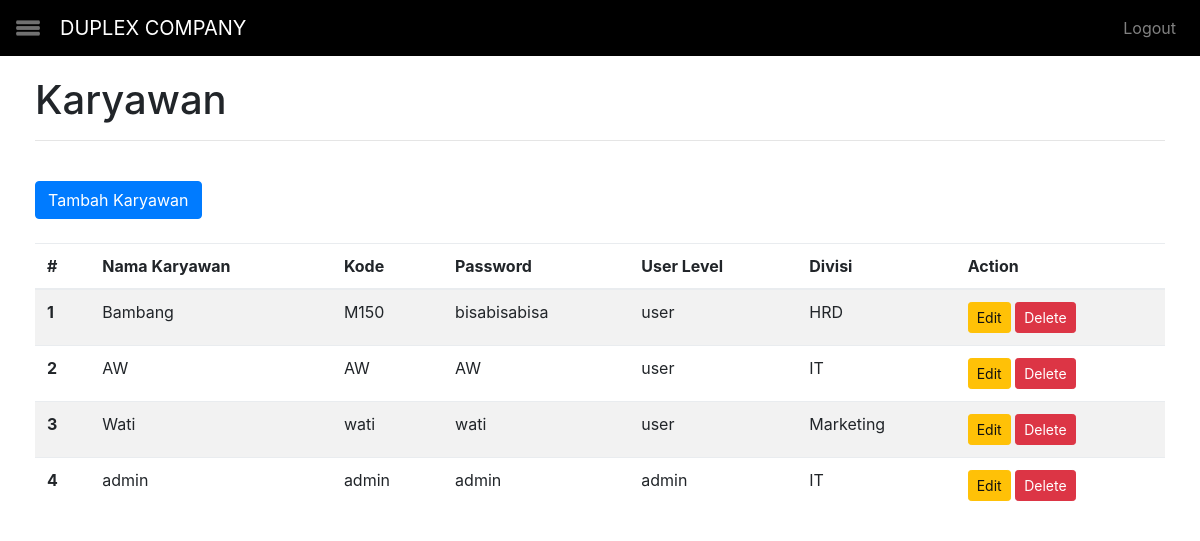
Page /karyawan.php on the committed database.
### tables this page shows
CREATE TABLE IF NOT EXISTS `karyawan` (
  `id_kry` int(11) NOT NULL,
  `nama_kry` varchar(100) NOT NULL,
  `kode` varchar(25) NOT NULL,
  `password` varchar(100) NOT NULL,
  `user_level` enum('admin','user') DEFAULT 'user',
  `id_div` int(11) NOT NULL
);

CREATE TABLE IF NOT EXISTS `divisi` (
  `id_div` int(11) NOT NULL,
  `nama_div` varchar(50) NOT NULL
);

### karyawan.php (the view, shortened to what this page needs)
<?php
    include("koneksi.php");
    $query = "SELECT karyawan.id_kry, karyawan.nama_kry, karyawan.kode, karyawan.password, karyawan.user_level, divisi.nama_div FROM karyawan INNER JOIN divisi ON karyawan.id_div=divisi.id_div";
    $hasil = mysqli_query($db, $query);
?>
<html lang="en">
<head>
    <link href="vendor/bootstrap/css/bootstrap.min.css" rel="stylesheet">
    <link href="css/simple-sidebar.css" rel="stylesheet">
    <link href="css/custom.css" rel="stylesheet">
</head>
<body>
    <div id="wrapper">
        <?php include('navbar.php'); ?>
        <div id="page-content-wrapper">
            <div class="container-fluid">
                <h1>Karyawan</h1>
                <hr><br>
                <a href="form_tambah_karyawan.php" class="btn btn-primary">Tambah Karyawan</a>
                <br><br>
                <table class="table table-striped">
                    <thead>
                        <tr>
                            <th scope="col">#</th>
                            <th scope="col">Nama Karyawan</th>
                            <th scope="col">Kode</th>
                            <th scope="col">Password</th>
                            <th scope="col">User Level</th>
                            <th scope="col">Divisi</th>
                            <th scope="col">Action</th>
                        </tr>
                    </thead>
                    <tbody>
                        <?php
                            $i = 0;
                            while($row=mysqli_fetch_assoc($hasil))
                            {
                                $i++;
                        ?>
                        <tr>
                            <th scope="row"><?php echo $i; ?></th>
                            <td><?php echo $row['nama_kry']; ?></td>
                            <td><?php echo $row['kode']; ?></td>
                            <td><?php echo $row['password']; ?></td>
                            <td><?php echo $row['user_level']; ?></td>
                            <td><?php echo $row['nama_div']; ?></td>
                            <td>
                                <a href="form_edit_karyawan.php?id=<?php echo $row['id_kry']; ?>" class="btn btn-warning btn-sm">Edit</a>
                                <a href="proses_delete_karyawan.php?id=<?php echo $row['id_kry']; ?>" class="btn btn-danger btn-sm">Delete</a>
                            </td>
                        </tr>
                        <?php
                            }
                        ?>
                    </tbody>
                </table>
            </div>
        </div>
    </div>
</body>
</html>

### navbar.php (shortened to what this page needs)
<nav class="navbar navbar-expand-lg navbar-dark bg-black">
    <img id="menu-toggle" src="assets/menu.png" class="awmenu"/>
    <a class="navbar-brand" href="#">DUPLEX COMPANY</a>
    <div class="collapse navbar-collapse" id="navbarNavAltMarkup">
        <div class="navbar-nav nvabar-right ml-auto">
            <a class="nav-item nav-link" href="proses_logout.php">Logout</a>
        </div>
    </div>
</nav>

### css/simple-sidebar.css (style rules this page uses)
body { overflow-x: hidden; }
#wrapper { padding-left: 0; -webkit-transition: all 0.5s ease; -moz-transition: all 0.5s ease; -o-transition: all 0.5s ease; transition: all 0.5s ease; }
#page-content-wrapper { width: 100%; position: absolute; padding: 15px; }
@media (min-width:768px) { #wrapper { padding-left: 0; } }
@media (min-width:768px) { #page-content-wrapper { padding: 20px; position: relative; } }

### css/custom.css (style rules this page uses)
.awmenu { margin-right: 20px; }
.bg-black { background-color: black; }

### rows in the picture
karyawan: nama_kry "Bambang", kode "M150", password "bisabisabisa", user_level "user", id_div.nama_div "HRD"
karyawan: nama_kry "AW", kode "AW", password "AW", user_level "user", id_div.nama_div "IT"
karyawan: nama_kry "Wati", kode "wati", password "wati", user_level "user", id_div.nama_div "Marketing"
karyawan: nama_kry "admin", kode "admin", password "admin", user_level "admin", id_div.nama_div "IT"
